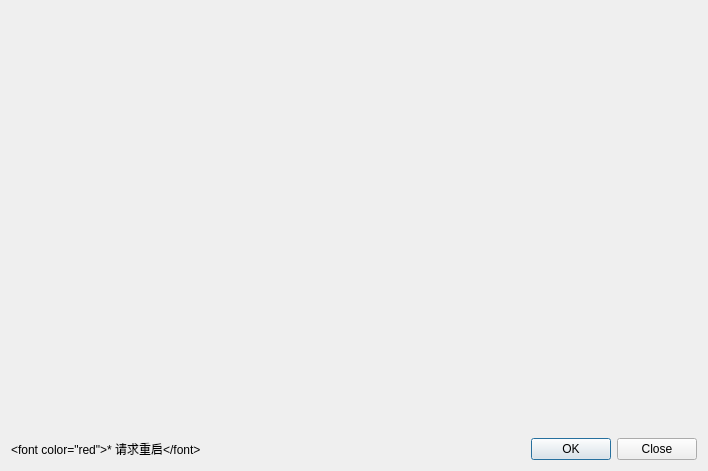
<ui version="4.0">
 <class>qSlicerExtensionsManagerDialog</class>
 <widget class="QDialog" name="qSlicerExtensionsManagerDialog">
  <property name="geometry">
   <rect>
    <x>0</x>
    <y>0</y>
    <width>708</width>
    <height>471</height>
   </rect>
  </property>
  <property name="windowTitle">
   <string>扩展管理器</string>
  </property>
  <property name="windowIcon">
   <iconset resource="../qSlicerBaseQTGUI.qrc">
    <normaloff>:/Icons/ExtensionDefaultIcon.png</normaloff>:/Icons/ExtensionDefaultIcon.png</iconset>
  </property>
  <layout class="QVBoxLayout" name="verticalLayout">
   <item>
    <widget class="qSlicerExtensionsManagerWidget" name="ExtensionsManagerWidget" native="true">
     <property name="sizePolicy">
      <sizepolicy hsizetype="Preferred" vsizetype="MinimumExpanding">
       <horstretch>0</horstretch>
       <verstretch>0</verstretch>
      </sizepolicy>
     </property>
    </widget>
   </item>
   <item>
    <layout class="QHBoxLayout" name="horizontalLayout">
     <item>
      <widget class="QLabel" name="RestartRequestedLabel">
       <property name="text">
        <string>&amp;lt;font color="red"&amp;gt;* 请求重启&amp;lt;/font&amp;gt;</string>
       </property>
      </widget>
     </item>
     <item>
      <spacer name="horizontalSpacer">
       <property name="orientation">
        <enum>Qt::Horizontal</enum>
       </property>
       <property name="sizeHint" stdset="0">
        <size>
         <width>40</width>
         <height>20</height>
        </size>
       </property>
      </spacer>
     </item>
     <item>
      <widget class="QDialogButtonBox" name="ButtonBox">
       <property name="orientation">
        <enum>Qt::Horizontal</enum>
       </property>
       <property name="standardButtons">
        <set>QDialogButtonBox::Close|QDialogButtonBox::Ok</set>
       </property>
      </widget>
     </item>
    </layout>
   </item>
  </layout>
 </widget>
 <customwidgets>
  <customwidget>
   <class>qSlicerExtensionsManagerWidget</class>
   <extends>QWidget</extends>
   <header>qSlicerExtensionsManagerWidget.h</header>
   <container>1</container>
  </customwidget>
 </customwidgets>
 <resources>
  <include location="../qSlicerBaseQTGUI.qrc" />
 </resources>
 <connections>
  <connection>
   <sender>ButtonBox</sender>
   <signal>accepted()</signal>
   <receiver>qSlicerExtensionsManagerDialog</receiver>
   <slot>accept()</slot>
   <hints>
    <hint type="sourcelabel">
     <x>248</x>
     <y>254</y>
    </hint>
    <hint type="destinationlabel">
     <x>157</x>
     <y>274</y>
    </hint>
   </hints>
  </connection>
  <connection>
   <sender>ButtonBox</sender>
   <signal>rejected()</signal>
   <receiver>qSlicerExtensionsManagerDialog</receiver>
   <slot>reject()</slot>
   <hints>
    <hint type="sourcelabel">
     <x>316</x>
     <y>260</y>
    </hint>
    <hint type="destinationlabel">
     <x>286</x>
     <y>274</y>
    </hint>
   </hints>
  </connection>
 </connections>
</ui>
